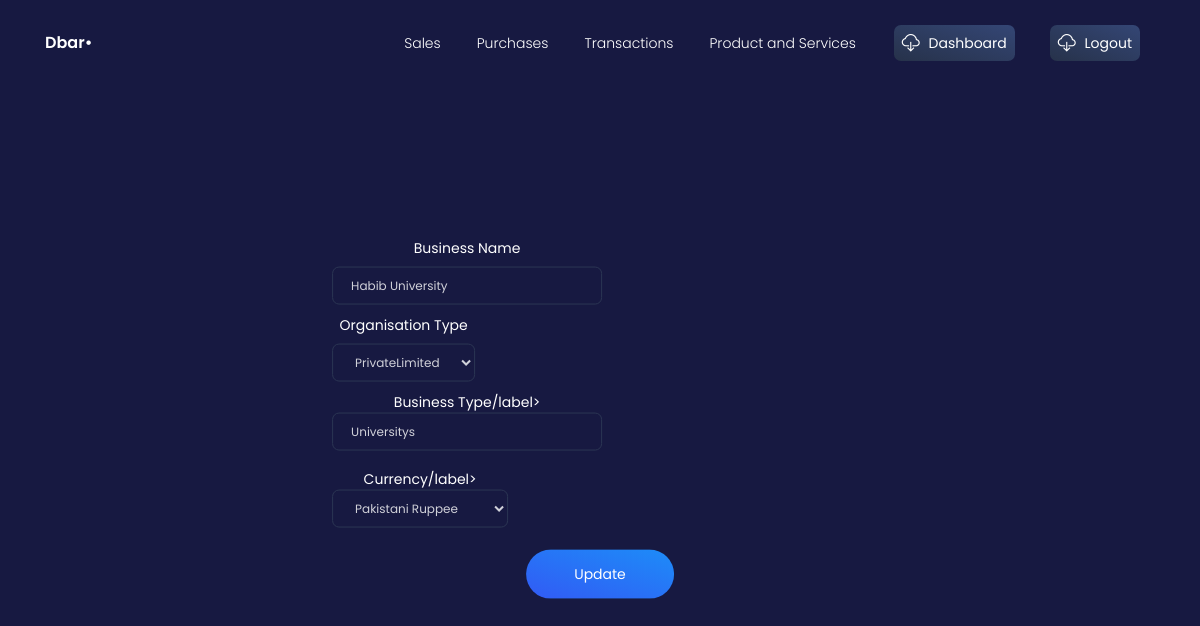
/update_businesses/?id=3 (signed in), run on the app's committed database.
### crm/models.py (models this page shows, shortened)
class Business(models.Model):
    businessID = models.AutoField(primary_key=True)
    businessName = models.CharField(max_length=64)
    ORGANISATION_TYPE = (
        ('SP', 'SoleProprietor'),
        ('P', 'Partnership'),
        ('PL', 'PrivateLimited'),
        ('PBL', 'PublicLimited')
    )
    organisationType = models.CharField(
        max_length=3, choices=ORGANISATION_TYPE)
    businessType = models.CharField(max_length=64)
    CUREN = (
        ('PKR', 'Pakistani Ruppee'),
        ('USD', 'United States Dollar'),
        ('EUR', 'Euro'),
        ('AED', 'Dirham'),
        ('CAD', 'Canadian Dollar'),
        ('AUD', 'Australian Dollar')
    )
    currency = models.CharField(max_length=3, choices=CUREN)

### crm/views.py (the view)
# urls.py: path('update_businesses/', views.update_businesses, name='update_businesses' ),
@login_required
def update_businesses(request):
    context = {}
    id = request.GET.get('id','')
    obj = get_object_or_404(Business, businessID=id)
    form = BusinessForm(request.POST or None, instance=obj)
    if form.is_valid():
        form.save()
        return redirect("/update_businesses/?id="+id)
    context["form"] = form
    return render(request, "update_businesses.html", context)

### crmapp/forms.py
class BusinessForm(forms.ModelForm):
    class Meta():
        model = Business
        fields = ('businessID', 'businessName','organisationType', 'businessType', 'currency')

### templates/update_businesses.html (shortened to what this page needs)
{% load static %}
{% load static %}
{% load widget_tweaks %}
<!DOCTYPE html>
<html lang="en">
<head>
  <link href="https://use.fontawesome.com/releases/v5.0.6/css/all.css" rel="stylesheet">
    <link rel="stylesheet" href="https://maxcdn.bootstrapcdn.com/bootstrap/4.5.2/css/bootstrap.min.css">
  <link href="{% static './css/nucleo-icons.css' %}" rel="stylesheet" />
  <link href="{% static './css/blk-design-system.css' %}" rel="stylesheet" />
  <link href="{% static './demo/demo.css' %}" rel="stylesheet" />
</head>
<body class="login-page">
  <nav class="navbar navbar-expand-lg fixed-top navbar-transparent " color-on-scroll="100">
    <div class="container">
      <div class="navbar-translate">
        <a class="navbar-brand" href="#" target="">
          <span>Dbar•</span>
        </a>
      </div>
      <div class="collapse navbar-collapse justify-content-end" id="navigation">
        <ul class="navbar-nav">
        <li class="nav-item">
            <a class="nav-link" href="{% url 'invoices' %}">Sales</a>
          </li>
          <li class="nav-item">
            <a class="nav-link" href="{% url 'purchases' %}">Purchases</a>
          </li>
          <li class="nav-item">
            <a class="nav-link" href="{% url 'transaction' %}">Transactions</a>
          </li>
          <li class="nav-item">
            <a class="nav-link" href="{% url 'productandservice' %}">Product and Services</a>
          </li>
          <li class="nav-item">
            <a class="nav-link btn btn-default d-none d-lg-block" href="{% url 'dashboard' %}">
              <i class="tim-icons icon-cloud-download-93"></i> Dashboard
            </a>
          </li>
          <li class="nav-item">
            <a class="nav-link btn btn-default d-none d-lg-block" href="{% url 'logout' %}">
              <i class="tim-icons icon-cloud-download-93"></i> Logout
            </a>
          </li>
        </ul>
      </div>
    </div>
  </nav>
<div class="wrapper">
    <div class="page-header header-filter">
      <br /><br /><br /><br /><br /><br /><br /><br /><br /><br /><br /><br /><br /><br /><br /><br /><br /><br /><br /><br />
    <div class="wrapper">
      <div class="container">
        <div class="content-center brand">
          <form class="form" method="POST" novalidate>
            <div class="row">
              <div class="form-group">
                <label for="{{ form.businessName.id_for_label }}">Business Name</label>
                {% render_field form.businessName class="form-control" %}
              </div>
            </div>
            <div class="row">
                <div class="form-group">
                  <label for="{{ form.organisationType.id_for_label }}">Organisation Type</label>
                  {% render_field form.organisationType class="form-control" %}
                </div>
              </div>
            <div class="row">
              <div class="form-group">
                <label for="{{ form.businessType.id_for_label }}">Business Type/label>
                {% render_field form.businessType class="form-control" %}
              </div>
            </div>
            <div class="row">
                <div class="form-group">
                  <label for="{{ form.currency.id_for_label }}">Currency/label>
                  {% render_field form.currency class="form-control" %}
                </div>
              </div>
            <input class="btn btn-info btn-round btn-lg" type="submit" value="Update" />
          </form>
        </div>
      </div>
  </div>
    </div>
  </div>
</body>
</html>

### data on the page
Business: businessName "Habib University", organisationType "PrivateLimited", businessType "Universitys", currency "Pakistani Ruppee"
